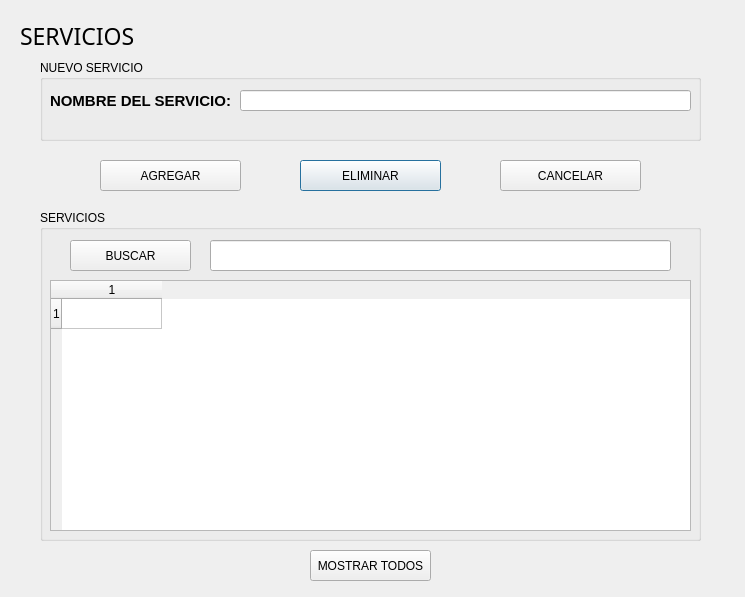
<?xml version="1.0" encoding="UTF-8"?>
<ui version="4.0">
 <class>Dialog</class>
 <widget class="QDialog" name="Dialog">
  <property name="geometry">
   <rect>
    <x>0</x>
    <y>0</y>
    <width>745</width>
    <height>597</height>
   </rect>
  </property>
  <property name="windowTitle">
   <string>Servicios</string>
  </property>
  <widget class="QLabel" name="label">
   <property name="geometry">
    <rect>
     <x>20</x>
     <y>10</y>
     <width>701</width>
     <height>51</height>
    </rect>
   </property>
   <property name="font">
    <font>
     <family>Arial Black</family>
     <pointsize>17</pointsize>
    </font>
   </property>
   <property name="text">
    <string>SERVICIOS</string>
   </property>
  </widget>
  <widget class="QPushButton" name="btn_agregar_servicio">
   <property name="geometry">
    <rect>
     <x>100</x>
     <y>160</y>
     <width>141</width>
     <height>31</height>
    </rect>
   </property>
   <property name="text">
    <string>AGREGAR</string>
   </property>
   <property name="autoDefault">
    <bool>false</bool>
   </property>
  </widget>
  <widget class="QPushButton" name="btn_eliminar_servicio">
   <property name="geometry">
    <rect>
     <x>300</x>
     <y>160</y>
     <width>141</width>
     <height>31</height>
    </rect>
   </property>
   <property name="text">
    <string>ELIMINAR</string>
   </property>
  </widget>
  <widget class="QPushButton" name="btn_mostrar_servicio">
   <property name="geometry">
    <rect>
     <x>310</x>
     <y>550</y>
     <width>121</width>
     <height>31</height>
    </rect>
   </property>
   <property name="text">
    <string>MOSTRAR TODOS</string>
   </property>
  </widget>
  <widget class="QPushButton" name="btn_cancelar_servicio">
   <property name="geometry">
    <rect>
     <x>500</x>
     <y>160</y>
     <width>141</width>
     <height>31</height>
    </rect>
   </property>
   <property name="text">
    <string>CANCELAR</string>
   </property>
  </widget>
  <widget class="QGroupBox" name="groupBox">
   <property name="geometry">
    <rect>
     <x>40</x>
     <y>60</y>
     <width>661</width>
     <height>81</height>
    </rect>
   </property>
   <property name="title">
    <string>NUEVO SERVICIO</string>
   </property>
   <widget class="QLineEdit" name="sNom">
    <property name="geometry">
     <rect>
      <x>200</x>
      <y>30</y>
      <width>451</width>
      <height>21</height>
     </rect>
    </property>
    <property name="text">
     <string/>
    </property>
   </widget>
   <widget class="QLabel" name="label_apenom">
    <property name="geometry">
     <rect>
      <x>10</x>
      <y>30</y>
      <width>221</width>
      <height>21</height>
     </rect>
    </property>
    <property name="font">
     <font>
      <family>Arial</family>
      <pointsize>11</pointsize>
      <weight>75</weight>
      <bold>true</bold>
     </font>
    </property>
    <property name="text">
     <string>NOMBRE DEL SERVICIO:</string>
    </property>
   </widget>
  </widget>
  <widget class="QGroupBox" name="groupBox_2">
   <property name="geometry">
    <rect>
     <x>40</x>
     <y>210</y>
     <width>661</width>
     <height>331</height>
    </rect>
   </property>
   <property name="title">
    <string>SERVICIOS</string>
   </property>
   <widget class="QPushButton" name="btn_buscar_servicio">
    <property name="geometry">
     <rect>
      <x>30</x>
      <y>30</y>
      <width>121</width>
      <height>31</height>
     </rect>
    </property>
    <property name="text">
     <string>BUSCAR</string>
    </property>
   </widget>
   <widget class="QLineEdit" name="sBuscar">
    <property name="geometry">
     <rect>
      <x>170</x>
      <y>30</y>
      <width>461</width>
      <height>31</height>
     </rect>
    </property>
   </widget>
   <widget class="QTableWidget" name="sTabla">
    <property name="geometry">
     <rect>
      <x>10</x>
      <y>70</y>
      <width>641</width>
      <height>251</height>
     </rect>
    </property>
    <property name="font">
     <font>
      <pointsize>9</pointsize>
     </font>
    </property>
    <property name="sizeAdjustPolicy">
     <enum>QAbstractScrollArea::AdjustIgnored</enum>
    </property>
    <property name="rowCount">
     <number>1</number>
    </property>
    <property name="columnCount">
     <number>1</number>
    </property>
    <attribute name="horizontalHeaderCascadingSectionResizes">
     <bool>false</bool>
    </attribute>
    <row/>
    <column/>
    <item row="0" column="0">
     <property name="text">
      <string/>
     </property>
     <property name="font">
      <font>
       <pointsize>12</pointsize>
      </font>
     </property>
     <property name="textAlignment">
      <set>AlignCenter</set>
     </property>
    </item>
   </widget>
  </widget>
 </widget>
 <resources/>
 <connections/>
</ui>
